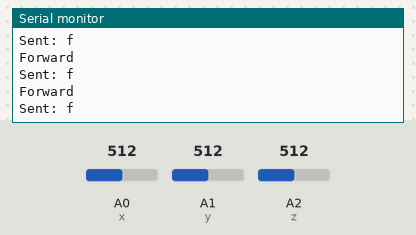
The sketch below on a simulated Arduino Uno, built with avr-gcc and run on an emulated ATmega328P. On the bench: the last lines printed to the serial monitor. The inputs (shaded band) are chosen by the test bench; at power-on: A1 (y) = 512, A0 (x) = 512, A2 (z) = 512. No radio packets arrive unless stated.

Above: at 1.3 s.
1.4 s: A1 (y) set to 383
2.9 s: A1 (y) set to 354
At 3.8 s:
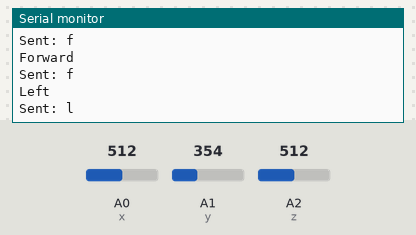
4.9 s: A0 (x) set to 406
At 5.5 s:
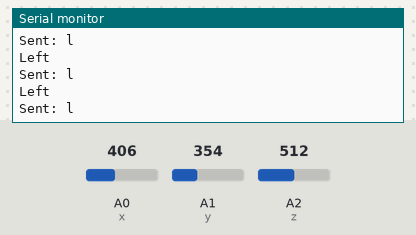
6.4 s: A0 (x) set to 377
At 7.2 s:
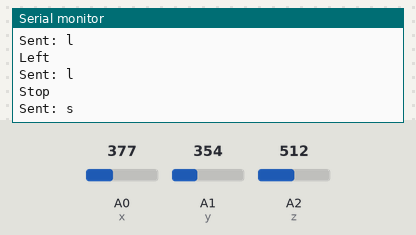
8.2 s: A1 (y) set to 308
At 8.9 s:
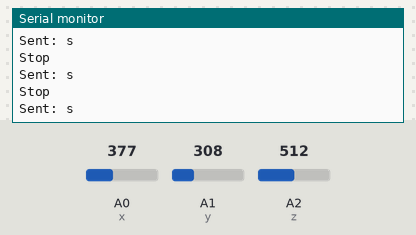
9.7 s: A1 (y) set to 292
At 10.6 s:
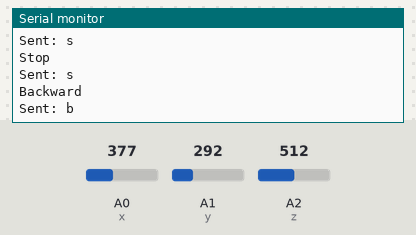

Measured:
- the behaviour switches between 368 and 367 on A1 (y) (found by bisection; images 0 and 1)
- the behaviour switches between 394 and 393 on A0 (x) (found by bisection; images 2 and 3)
- the behaviour switches between 300 and 299 on A1 (y) (found by bisection; images 4 and 5)
- after the input at 2.9 s, the serial monitor: prints a new line after 0.47 s (image 1)
- after the input at 6.4 s, the serial monitor: prints a new line after 0.33 s (image 3)
- after the input at 9.7 s, the serial monitor: prints a new line after 0.40 s (image 5)

The sketch:

Hand_Gesture_TX.ino
```cpp
#include <RH_ASK.h>
#include <SPI.h>

RH_ASK driver;

#define x A0
#define y A1
#define z A2

char data;

void setup() {
    Serial.begin(9600);
    if (!driver.init()) {
        Serial.println("RadioHead init failed!");
        while (1);
    }

    pinMode(x, INPUT);
    pinMode(y, INPUT);
    pinMode(z, INPUT);
}

void loop() {
    int x_val = analogRead(x);
    int y_val = analogRead(y);
    int z_val = analogRead(z);

    if (y_val >= 368) {
        data = 'f';  // Forward
        Serial.println("Forward");
    } else if (y_val <= 299) {
        data = 'b';  // Backward
        Serial.println("Backward");
    } else if (x_val >= 394) {
        data = 'l';  // Left
        Serial.println("Left");
    } else if (x_val <= 290) {
        data = 'r';  // Right
        Serial.println("Right");
    } else {
        data = 's';  // Stop
        Serial.println("Stop");
    }

    driver.send((uint8_t *)&data, sizeof(data));
    driver.waitPacketSent();
    Serial.print("Sent: ");
    Serial.println(data);
    delay(500);
}
```
